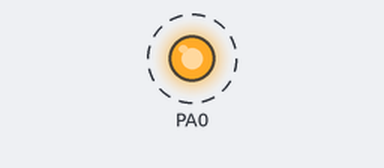
A program run on a simulated ATmega32, built with avr-gcc and emulated at 1 MHz. Shown: output pins drawn as LEDs (lit = HIGH). Dashed ring = blinking.

Above: at 0.5 s.
Timing chart, 0 to 4.6 s (numbered marks = the images above):
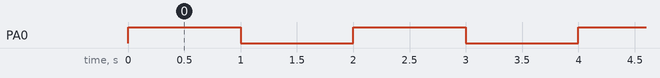

The program:

main.c
```c
/*
 * main.c
 *
 *  Created on: Apr 13, 2023
 *      Author: ahmed
 */
#include <avr/io.h>
#include <util/delay.h>
#define DDRA *((uint8*)0x3A)
#define PORTA *((uint8*)0x3B)
typedef unsigned char uint8;

int main(void)
{
	//pin 0 in DDR is output
	DDRA |= (1<<0);

	while(1)
	{
		//pin 0 in PORTA is output
		PORTA |= (1<<0);
		_delay_ms(1000);
		PORTA &= ~(1<<0);
		_delay_ms(1000);
	}

	while(1);

	return 0;
}
```

Measured:
- by itself, PA0: alternates HIGH for 1.0 s and LOW for 1.0 s
